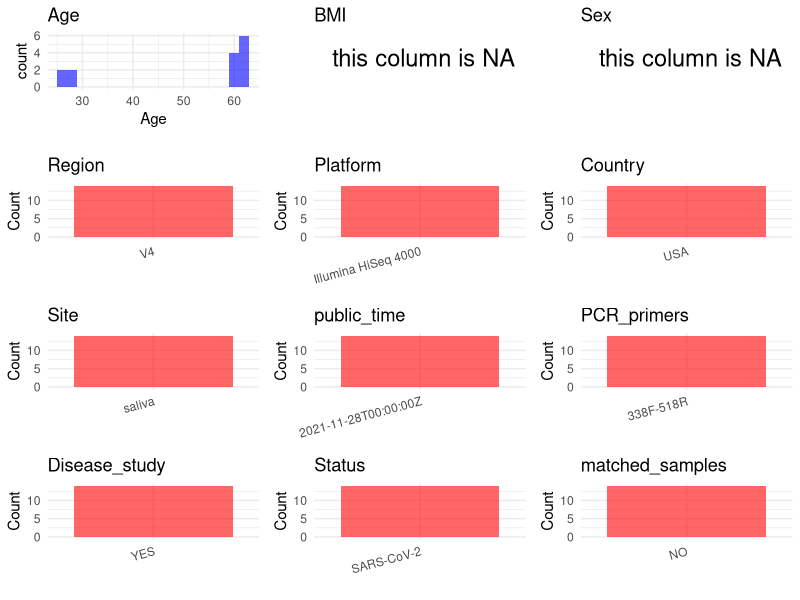

Recreate this plot in R. (Note: this script raises an error after producing the figure.)
## ---- chunk 1
# Load necessary libraries
library(dplyr)
library(ggplot2)
library(cowplot)

# Set working directory (update this path to your local directory)
setwd("D:/oral_project/PRJEB47800")

# Read the initial metadata files
initial_meta<-read.csv("SraRunTable.csv",header = T)

# Combine the two metadata files
#meta <- rbind(initial_meta, initial_meta1)

#Remove entries non-oral samples
#initial_meta <- subset(initial_meta,isolate %in% c("saliva","tongue coat"))

# Check the number of samples containing "HT" in Sample.Name (e.g., healthy controls)
#nrow(subset(meta, grepl("HT", Sample.Name)))

# Display the first few rows of the metadata
head(initial_meta)
## ---- chunk 2
# Create a uniform metadata dataframe
metadata <- data.frame(
  BioProject = initial_meta$BioProject,
  Run = initial_meta$Run,
  sample_name = initial_meta$Sample_name,
  Age = initial_meta$Host_Age,
  BMI = NA,
  Sex = NA,
  Region = "V4",
  Platform = initial_meta$Instrument,
  Country = initial_meta$geo_loc_name_country,
  Site = initial_meta$environment_.material.,
  public_time = initial_meta$ReleaseDate,
  stringsAsFactors = FALSE
)
## ---- chunk 3
# Add information obtained from the publication
metadata$PCR_primers <- "338F-518R"
metadata$title <- "Assessing saliva microbiome collection and processing methods"
metadata$Disease_study <- "YES"
# Assign disease status based on sample_name patterns
metadata$Status<-"SARS-CoV-2"

#get subjects id according to sample id
metadata$sample_name<-gsub("SSP","",metadata$sample_name)
#get subjects id with Saliva available
keep_subjects<-subset(metadata,Site %in% "saliva")
#remove subjects without Saliva samples
metadata<-subset(metadata,sample_name %in% keep_subjects$sample_name)
#get subjects sampling counts
sample_counts <- table(metadata$sample_name)
# Create matched_samples column, any subjects have >=2 samples will be label "YES", otherwise "NO"
metadata$matched_samples <- ifelse(metadata$sample_name %in% names(sample_counts[sample_counts >= 2]), "YES", "NO")
## ---- chunk 4
# Check the number of unique runs and sample names
print(paste("Number of unique runs:", length(unique(metadata$Run))))
print(paste("Number of unique sample names:", length(unique(metadata$sample_name))))
## ---- chunk 5
# Select columns for visualization
plot_data <- metadata %>%
  select(-BioProject, -Run, -sample_name, -title)

# Function to create simple plots for each column
create_simple_plots <- function(data) {
  plots <- list()
  
  for (col in colnames(data)) {
    # Check if the column is all NA
    if (all(is.na(data[[col]]))) {
      # Create an empty plot with text indicating all NA
      p <- ggplot() +
        annotate("text", x = 0.5, y = 0.5, label = "this column is NA", size = 6) +
        labs(title = col) +
        theme_void()
    } else if (is.numeric(data[[col]])) {
      # Numeric variable: histogram
      p <- ggplot(data, aes(x = .data[[col]])) +
        geom_histogram(fill = "blue", alpha = 0.6, bins = 20, na.rm = TRUE) +
        labs(title = col) +
        theme_minimal()
    } else {
      # Categorical variable: bar plot (remove NA values)
      count_data <- as.data.frame(table(data[[col]], useNA = "ifany"))
      p <- ggplot(count_data, aes(x = reorder(Var1, -Freq), y = Freq)) +
        geom_col(fill = "red", alpha = 0.6) +
        labs(title = col, x = NULL, y = "Count") +
        theme_minimal() +
        theme(axis.text.x = element_text(angle = 15, hjust = 1))
    }
    plots[[col]] <- p
  }
  
  return(plots)
}

# Generate and arrange plots
plots <- create_simple_plots(plot_data)
p<-plot_grid(plots$Age, 
          plots$BMI, 
          plots$Sex, 
          plots$Region, 
          plots$Platform, 
          plots$Country, 
          plots$Site,
          plots$public_time, 
          plots$PCR_primers,
          plots$Disease_study,
          plots$Status,
          plots$matched_samples,# add 
          ncol = 3, align = "hv", axis = "lb")
ggsave("Metadata_Summary.png", plot = p, width = 8, height = 6, dpi = 150)
## ---- chunk 6
knitr::include_graphics("Metadata_Summary.png")
## ---- chunk 7
# Reorder columns to match the desired format
metadata <- metadata[, c(
  "BioProject", "Run", "sample_name", "Age", "BMI", "Sex", 
  "Region", "Platform", "Country", "Site", "public_time", 
  "PCR_primers", "title", "Disease_study", "Status","matched_samples"
)]

# Export the uniform metadata to a CSV file
write.csv(metadata, file = "metadata.csv", quote = TRUE)
head(metadata)
